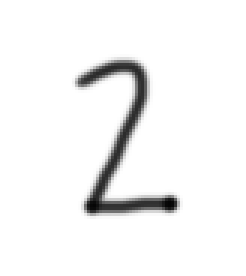
#> input picture neural_networks/Data/num_2.png, 82 x 92 px, found by its file name (shown 3 times larger)
$ jupyter execute --allow-errors neural_networks.ipynb
#> lines starting #> are read from the running program, lines starting #| are printed output that depends on the picture
[cell 1]
from plotly import __version__
from plotly.offline import download_plotlyjs, init_notebook_mode, plot, iplot
import plotly.graph_objs as go
init_notebook_mode(connected=True)
from sklearn.datasets import fetch_openml
from sklearn.neural_network import MLPClassifier
from sklearn.model_selection import train_test_split
from sklearn.metrics import mean_squared_error
import numpy as np
import pandas as pd
from PIL import Image
from matplotlib.pyplot import imshow

# [Artificial Neural Networks](https://en.wikipedia.org/wiki/Artificial_neural_network)

### What is it?
It is a non-parametric classification / regression model which mimics biological neural networks architecture.

### When do I use it?
I want to predict / classify a response variable based on arbitrary data. Be it countinous (regression problem) or categorical (classification problem) response. NN model is especialy suitable when I want to classify N-dimensional objects like images. When I do Natural Language Processing.

### Why should I use it?
It can discover and incorporate implicit attributes like edgeness, curvature in images / sentiment, familyness in text.

### Why should I NOT use it?
Training lots of parameters and hyperparameters including number of layers and number of Neurons in each layer can be computationaly expensive.

# How does it work?

* Neural Network is a set of real valued nodes (Neurons), conected to each other forming layers.

* First layer is input vector $X$, last one is output $y$. Other layers of Neurons are called hidden layers.

* Value of j-th Neuron $a_j^{(L)}$ in L-th layer is computed by $a_j^{(L)} = \sigma (\sum_i a_i^{(L-1)}*w_{ij}^{(L-1)} + b_j$)

* $\sigma$ is called an activation function. Often it is a sigmoid like $\sigma_1(t) = \frac{1}{1+\exp(-t)}$ or a ReLU function $\sigma_2(t) = min(0, t)$.

* Classcal design of NN where each Neuron in L-th layer is connected to all Neurons in (L+1)-th layer is called Multi Layer Perceptron.

## Single Neuron img

## Multi Layer Perceptron img

## How is it trained?

In order to train the model, you need to fit quite a lot of parameters - all the weights and biases. **For fitting them we use gradient descent method called back propagation**.

### Back propagation

* First we define our Loss function $L$. It could be for example mean squared error $L = \sum (a_j - y_j)^2$ or a Cross-Entropy.

* The negative gradient of L is then computed by chain rule.

* We define $z^{(L)} = w^{(L)}a^{(L-1)}+b^{(L)}$ and $a^{(L)} = \sigma (z^{(L)})$.

* For computing the influence of weight $w_{jk}^{(L)}$, connecting neuron $a_j^{(L-1)}$ to a output neuron $a_k^{(L)}$ we get $\frac{\partial L}{\partial w_{jk}^{(L)}} = \frac{\partial L}{\partial a_{j}^{(L)}} \frac{\partial a_{j}^{(L)}}{\partial z_{j}^{(L)}} \frac{\partial z_{j}^{(L)}}{\partial w_{jk}^{(L)}}$.

* This partial derivative we compute for all the $w$ and $b$ and thus we optain a gradient $\nabla$ for single given training row.

* We do this for a small batch of N training datapoints -> make the avarage $\bar{\nabla} = \frac{1}{N}\sum\nabla_i$ -> set the new weights as $W_{new} = W_{old} + \eta \bar{\nabla}$, where $\eta$ is a learning speed.

## Dataset - MNIST handwritten digits

### Load MNIST the dataset from web

#> (a cell that did not finish here is left out)

### Fit the MLP classifier to the data

[cell 3]
# FIT THE MultiLayerPerceptron
mlp = MLPClassifier(hidden_layer_sizes=(50,), max_iter=20, alpha=1e-4,
                    solver='sgd', verbose=10, tol=5e-2, random_state=1,
                    learning_rate_init=.1)

# train the model
#> (the rest of this cell did not finish here and is left out)

### Define function for own images

[cell 4]
def my_img_to_predictors(img_path):
#> called with img_path = './data/num_2.png'
    img = Image.open(img_path)
#> img is the input picture: PIL image 82x92 RGBA; mean R, G, B, A 243.9, 243.9, 243.9, 255
    # resize the original img to 28x28 pixel img
    img = img.resize((28, 28))
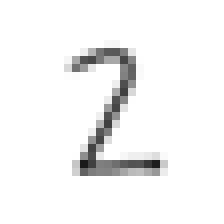
#> img: PIL image 28x28 RGBA (shown 8 times larger); mean R, G, B, A 243.6, 243.6, 243.6, 255
    img_arr = np.array(img)
    # create a single-channel array
    img_arr = np.mean(img_arr, 2)
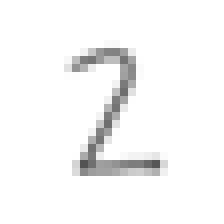
#> img_arr: shape (28, 28) float64 (shown 8 times larger); min 83.25, max 255, mean 246.5
    %matplotlib inline
    imshow(1 - img_arr/255)
    #flatten the 2-D array to a vector
    img_arr = img_arr.flatten()
#> img_arr = 784 values, max 255 at index 0, min 83.25 at index 570, mean 246.5
    # normalize the array to [0, 1] interval and invert
    img_arr = (1 - img_arr / 255)
#> img_arr = 784 values, max 0.674 at index 570, min 0 at index 0, mean 0.0334

    return img_arr

[cell 5]
# let the model fit own images
img_path = "./data/num_2.png"
X_own = my_img_to_predictors(img_path)
#> X_own has the same summary as img_arr in my_img_to_predictors
#> (the rest of this cell did not finish here and is left out)

$ run again, with neural_networks/Data/num_0.png copied over neural_networks/Data/num_2.png
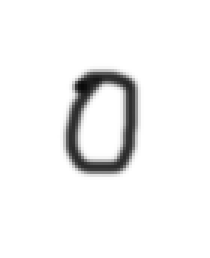
#> input picture neural_networks/Data/num_0.png, 70 x 86 px, found by its file name (shown 3 times larger)
#> in my_img_to_predictors, img is the input picture: PIL image 70x86 RGBA; mean R, G, B, A 242.7, 242.7, 242.7, 255
#> in my_img_to_predictors, `img = img.resize((28, 28))`:
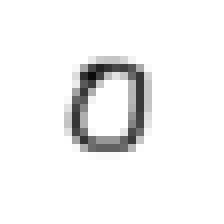
#> img: PIL image 28x28 RGBA (shown 8 times larger); mean R, G, B, A 242.5, 242.5, 242.5, 255
#> in my_img_to_predictors, `img_arr = np.mean(img_arr, 2)`:
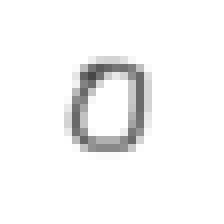
#> img_arr: shape (28, 28) float64 (shown 8 times larger); min 71.25, max 255, mean 245.6
#> in my_img_to_predictors, `img_arr = img_arr.flatten()`: img_arr = 784 values, max 255 at index 0, min 71.25 at index 263, mean 245.6
#> in my_img_to_predictors, `img_arr = (1 - img_arr / 255)`: img_arr = 784 values, max 0.721 at index 263, min 0 at index 0, mean 0.0369
#> X_own has the same summary as img_arr in my_img_to_predictors

$ run again, with neural_networks/Data/num_3.png copied over neural_networks/Data/num_2.png
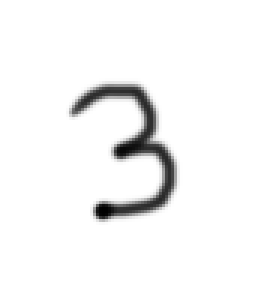
#> input picture neural_networks/Data/num_3.png, 88 x 94 px, found by its file name (shown 3 times larger)
#> in my_img_to_predictors, img is the input picture: PIL image 88x94 RGBA; mean R, G, B, A 244.5, 244.5, 244.5, 255
#> in my_img_to_predictors, `img = img.resize((28, 28))`:
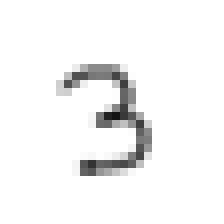
#> img: PIL image 28x28 RGBA (shown 8 times larger); mean R, G, B, A 244.3, 244.3, 244.3, 255
#> in my_img_to_predictors, `img_arr = np.mean(img_arr, 2)`:
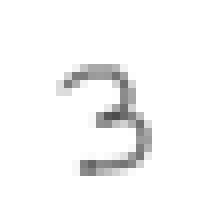
#> img_arr: shape (28, 28) float64 (shown 8 times larger); min 77.25, max 255, mean 247
#> in my_img_to_predictors, `img_arr = img_arr.flatten()`: img_arr = 784 values, max 255 at index 0, min 77.25 at index 406, mean 247
#> in my_img_to_predictors, `img_arr = (1 - img_arr / 255)`: img_arr = 784 values, max 0.697 at index 406, min 0 at index 0, mean 0.0316
#> X_own has the same summary as img_arr in my_img_to_predictors

$ run again, with neural_networks/Data/num_6.png copied over neural_networks/Data/num_2.png
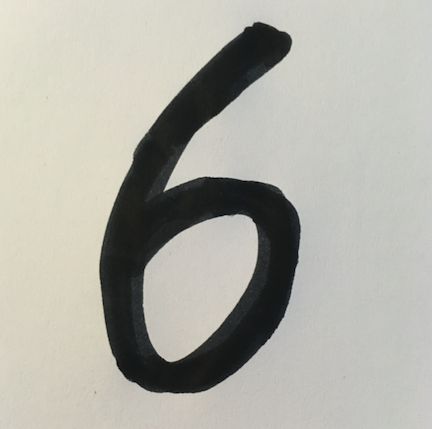
#> input picture neural_networks/Data/num_6.png, 432 x 429 px, found by its file name
#> in my_img_to_predictors, img is the input picture: PIL image 432x429 RGBA; mean R, G, B, A 175.5, 174.7, 166.5, 255
#> in my_img_to_predictors, `img = img.resize((28, 28))`:
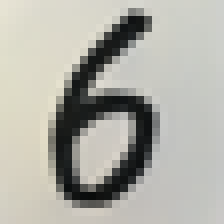
#> img: PIL image 28x28 RGBA (shown 8 times larger); mean R, G, B, A 175.5, 174.6, 166.5, 255
#> in my_img_to_predictors, `img_arr = np.mean(img_arr, 2)`:
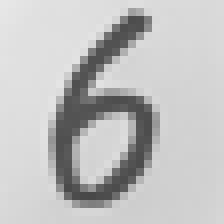
#> img_arr: shape (28, 28) float64 (shown 8 times larger); min 72, max 231.2, mean 192.9
#> in my_img_to_predictors, `img_arr = img_arr.flatten()`: img_arr = 784 values, max 231.2 at index 0, min 72 at index 683, mean 192.9
#> in my_img_to_predictors, `img_arr = (1 - img_arr / 255)`: img_arr = 784 values, max 0.718 at index 683, min 0.0931 at index 0, mean 0.244
#> X_own has the same summary as img_arr in my_img_to_predictors
